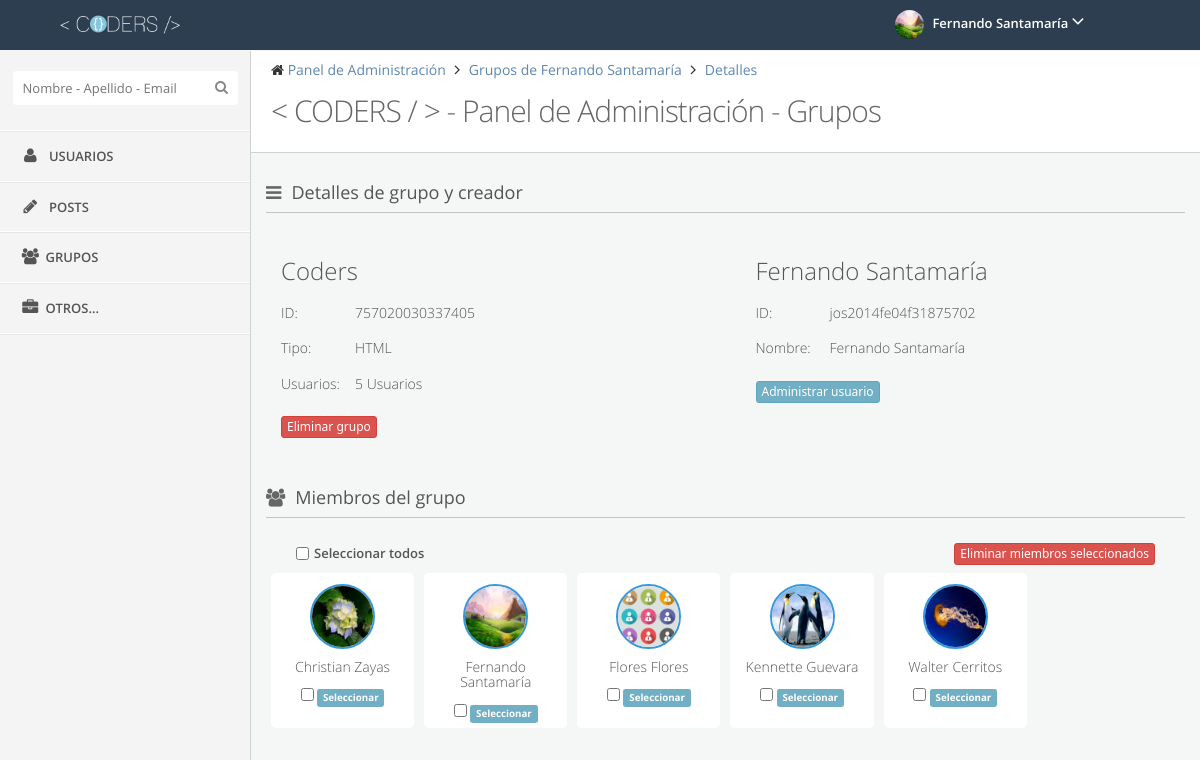
The app's page /Coders90/Coders-Es/admin/groups/groupsActions.php?groupIdf=757020030337405 (signed in) with its own data.
### tables this page shows
CREATE TABLE IF NOT EXISTS `groups` (
  `GroupID` varchar(15) NOT NULL,
  `Name` varchar(50) NOT NULL,
  `Content` varchar(25) NOT NULL,
  `UserID` varchar(20) NOT NULL,
  `Date` date NOT NULL,
  `Color` varchar(6) NOT NULL,
  PRIMARY KEY (`GroupID`),
  UNIQUE KEY `GroupID_UNIQUE` (`GroupID`),
  KEY `fk_group_users1_idx` (`UserID`)
);

CREATE TABLE IF NOT EXISTS `users` (
  `UserID` varchar(20) NOT NULL,
  `Name` varchar(15) NOT NULL,
  `LastName` varchar(15) NOT NULL,
  `Email` varchar(50) NOT NULL,
  `Pass` varchar(255) NOT NULL,
  `BirthDate` date NOT NULL,
  `Track` tinyint(1) NOT NULL,
  `Admin` tinyint(1) NOT NULL,
  `Block` tinyint(1) NOT NULL,
  PRIMARY KEY (`UserID`),
  UNIQUE KEY `UserID_UNIQUE` (`UserID`)
);

CREATE TABLE IF NOT EXISTS `user_group` (
  `User_groupID` int(11) NOT NULL AUTO_INCREMENT,
  `UserID` varchar(20) NOT NULL,
  `GroupID` varchar(15) NOT NULL,
  PRIMARY KEY (`User_groupID`),
  UNIQUE KEY `User_groupID_UNIQUE` (`User_groupID`),
  KEY `fk_user_group_users1_idx` (`UserID`),
  KEY `fk_user_group_group1_idx` (`GroupID`)
);

### Coders90/Coders-Es/SQLFunc.php (called while the page is built, shortened)
<?php
function usersGroupAdmin($id){
	include("../../BDD.php");
	$query="SELECT * FROM user_group WHERE GroupID='".$id.	"'";
	$result=mysql_query($query,$dbconn);
	$totalUser=mysql_num_rows($result);
	if ($totalUser==1) {
		$totalUser = "1 Usuario";
	} else {
		$totalUser = $totalUser." Usuarios";
	}
	return $totalUser;
}
?>

### Coders90/Coders-Es/admin/groups/groupsActions.php (the view, shortened to what this page needs)
<?php
	include("../../BDD.php");
	$query="SELECT groups.*, users.Name, users.LastName FROM groups INNER JOIN users ON users.UserID = groups.UserID WHERE groups.GroupID='".$_GET['groupIdf']."' LIMIT 1";
	$result=mysql_query($query,$dbconn);
	while ($row=mysql_fetch_array($result)) {
		$gId=$row[0];
		$gName=$row[1];
		$gContent=$row[2];
		$gCreator=$row[3];
		$uName=$row[6];
		$uLast=$row[7];
	}
	require("../../SQLFunc.php");
?>
﻿<!DOCTYPE html>
<html lang="es">
<head>
	<link rel="stylesheet" type="text/css" href="../../css/style.css" >
	<link rel="stylesheet" type="text/css"  href="../../css/themes/default.css">
	<link rel="stylesheet" type="text/css"  href="../../css/responsive.css" >
	<link href="../../font-awesome/css/font-awesome.min.css" rel="stylesheet">
	<link href='../../css/fonts.css' rel='stylesheet' type='text/css'>
</head>
<body >
<header class="navbar clearfix navbar-fixed-top" id="header">
	<div class="container">
			<div class="navbar-brand">
				<a href="../dashboard/">
					<img src="../../img/logo/logo.png" alt="Coders Logo" class="img-responsive" height="30" width="120">
				</a>
			</div>
			<ul class="nav navbar-nav pull-right">
				<li class="dropdown user" id="header-user">
					<a href="#" class="dropdown-toggle" data-toggle="dropdown">
						<img alt="" src="../../img/avatars/<?php echo $_SESSION["UserID"];?>.jpg" onerror="this.src="../../img/avatars/default.jpg""/>
						<span class="username"><?php echo $_SESSION["UserName"]." ".$_SESSION["UserLast"];?></span>
						<i class="fa fa-angle-down"></i>
					</a>
				</li>
			</ul>
	</div>
</header>
<section id="page">
	<div id="sidebar" class="sidebar sidebar-fixed">
		<div class="sidebar-menu nav-collapse">
			<div class="divide-20"></div>
			<div id="search-bar">
				<input type="text" id="searchbar" class="search" autocomplete="off" placeholder="Nombre - Apellido - Email"><i class="fa fa-search search-icon"></i>
			</div>
			<ul>
				<li>
					<a href="../users/">
						<i class="fa fa-user fa-fw"></i> <span class="menu-text">Usuarios</span>
					</a>
				</li>
				<li>
					<a href="../post/">
						<i class="fa fa-pencil fa-fw"></i> <span class="menu-text">Posts</span>
					</a>
				</li>
				<li>
					<a href="#">
						<i class="fa fa-users fa-fw"></i><span class="menu-text">Grupos</span>
					</a>
				</li>
				<li>
					<a href="#">
						<i class="fa fa-briefcase fa-fw"></i><span class="menu-text">Otros...
						</span>
					</a>
				</li>
			</ul>
		</div>
	</div>
	<div id="main-content">
		<div class="row">
			<div class="container pull-left">
				<div id="content" class="col-lg-12">
					<div class="row">
						<div class="col-sm-12">
							<div class="page-header">
								<ul class="breadcrumb">
									<li>
										<i class="fa fa-home"></i>
										<a href="../dashboard/">Panel de Administración</a>
									</li>
									<li>
										<a href="../groups/actions.php?user=<?php echo $gCreator;?>">Grupos de <?php echo $uName." ".$uLast;?></a>
									</li>
									<li>
										<a href="#">Detalles</a>
									</li>
								</ul>
								<div class="clearfix">
									<h3 class="content-title pull-left">
										<span><</span>
										<span>CODERS</span>
										<span>/</span>
										<span>></span>
										 - Panel de Administración - Grupos
									</h3>
								</div>
								<div class="divide-20"></div>
							</div>
						</div>
					</div>
					<div class="row">
						<div class="col-xs-12 col-md-12">
							<div class="box">
						    	<div class="box-title small">
									<h4><i class="fa fa-bars"></i>Detalles de grupo y creador</h4>
								</div>
							</div>
						</div>
						<div class="col-xs-12 col-md-6" >
							<div class="col-xs-12 col-md-12" >
								<strong><h3><?php echo $gName;?></h3></strong>
							</div>
							<div class="col-xs-12 col-md-2">
								<strong><h5>ID:</h5></strong>
							</div>
							<div class="col-xs-12 col-md-10" >
								<strong><h5><?php echo $gId;?></h5></strong>
							</div>
							<div class="col-xs-12 col-md-2">
								<strong><h5>Tipo:</h5></strong>
							</div>
							<div class="col-xs-12 col-md-10" >
								<strong><h5><?php echo $gContent;?></h5></strong>
							</div>
							<div class="col-xs-12 col-md-2">
								<strong><h5><U></U>Usuarios:</h5></strong>
							</div>
							<div class="col-xs-12 col-md-10" >
								<strong><h5><?php echo usersGroupAdmin($_GET['groupIdf']);?></h5></strong>
							</div>
							<div class="divide-15"></div>
							<div class="col-xs-12 col-md-12" >
								<button class="btn btn-danger btn-xs ">Eliminar grupo</button>
							</div>
						</div>
						<div class="col-xs-12 col-md-6" >
							<div class="col-xs-12 col-md-12" >
								<strong><h3><?php echo $uName." ".$uLast;?></h3></strong>
							</div>
							<div class="col-xs-12 col-md-2" >
								<strong><h5>ID:</h5></strong>
							</div>
							<div class="col-xs-12 col-md-10" >
								<strong><h5><?php echo $gCreator;?></h5></strong>
							</div>
							<div class="col-xs-12 col-md-2" >
								<strong><h5>Nombre:</h5></strong>
							</div>
							<div class="col-xs-12 col-md-10" >
								<strong><h5><?php echo $uName." ".$uLast;?></h5></strong>
							</div>
							<div class="divide-15"></div>
							<div class="col-xs-12 col-md-12" >
								<a href="../users/actions.php?user=<?php echo $gCreator;?>"><button class="btn btn-info btn-xs ">Administrar usuario</button></a>
							</div>
						</div>
						<div class="divide-50"></div>
						<div class="col-xs-12 col-md-12">
							<div class="box">
						    	<div class="box-title small">
									<h4><i class="fa fa-group"></i>Miembros del grupo</h4>
								</div>
							</div>
							<form action="groupsActions.php?groupIdf=<?php echo $_GET['groupIdf']?>" method="POST">
								<div class="col-md-12 col-xs-12">
									<div class="col-xs-6 col-md-3">
										<input type='checkbox' id='selMembers' name="selMembers" class="pull-left"><label for="selMembers" class="labelMargin">Seleccionar todos</label>
									</div>
									<div class="col-xs-6 col-md-9">
										<input type='submit' name="delMembers" class="btn btn-danger btn-xs pull-right" value="Eliminar miembros seleccionados">
									</div>
								</div>
								<?php
								$query="SELECT user_group.UserID, users.Name, users.LastName FROM user_group INNER JOIN users ON users.UserID=user_group.UserID WHERE user_group.GroupID='".$_GET['groupIdf']."' ORDER BY Name ASC";
								$result=mysql_query($query,$dbconn);
								$index=0;
								while ($row=mysql_fetch_array($result)) {
									echo "<div class='col-md-3 col-xs-6 col-lg-2 user-container'>
											<a href='../profile/?user=".$row[0]."' class='styleLess'><img class='member-img' alt='' src='../../img/avatars/".$row[0].".jpg' onerror=\"this.src='../../img/avatars/default.jpg'\"/>
											<h5>".$row[1]." ".$row[2]."</h5></a>
											<input type='checkbox' id='".$index."' value='".$row[0]."' name='members[]'> <label for='".$index."' class='label label-info'> Seleccionar</label>
										</div>";
									$index++;
								}
								?>
							</form>
						</div>
					</div>
				</div>
			</div>
		</div>
	</div>
</section>
</body>
</html>

### Coders90/Coders-Es/css/themes/default.css (style rules this page uses)
#page { background: none repeat scroll 0 0 #f4f4f4; }
.navbar { background: none repeat scroll 0 0 #2C3E50; border: none; border-radius: 0; margin: 0; }
.navbar .navbar-brand { float: left; font-size: 18px; line-height: 20px; padding: 15px; width: 250px; }
.navbar .navbar-brand img { position: absolute; max-width: 60%; height: 30px; width: 120px; top:10px; left: 60px; }
.navbar .dropdown-toggle { color: #FFFFFF; }
.navbar .dropdown-toggle i { color: #FFFFFF; font-size: 20px; }
.navbar .dropdown-toggle .username { font-weight: 600; }
.navbar .nav.navbar-nav.pull-right { min-width: 300px; }
.dropdown.user a.dropdown-toggle { padding: 10px 10px 11px; }
.dropdown.user img { margin-right: 5px; border-radius: 99px; height: 29px; width: 29px; }
#sidebar { background: none repeat scroll 0 0 #f4f4f4; padding: 0 !important; width: 250px; position: absolute; border-bottom: 1px solid #e7e7e7; }
.sidebar-fixed { position: fixed !important; }
#sidebar * { text-overflow: ellipsis; }
.sidebar-menu > ul { list-style: none; margin: 0; padding: 0; margin-top: 15px; border-bottom: 1px solid #FFFFFF !important; border-top: 1px solid #FFFFFF !important; }
.sidebar-menu > ul > li { display: block; margin: 0; padding: 0; border: 0px; }
.sidebar-menu > ul > li > a { display: block; position: relative; margin: 0; border: 0 none; padding: 15px 15px 15px 20px; text-decoration: none; font-size: 13px; font-weight: 600; text-transform: uppercase; }
.sidebar-menu > ul > li a i { color: #555555; font-size: 16px; margin-right: 5px; }
.sidebar-menu > ul > li > a { border-bottom: 1px solid #ffffff !important; border-top: 1px solid #e7e7e7 !important; color: #555555 !important; }
.sidebar-menu > ul > li:last-child > a { border-bottom: 1px solid transparent !important; }
.sidebar-menu > ul > li a i { color: #555555; }
.sidebar-menu #search-bar { display: block; text-align: center; }
.sidebar-menu #search-bar .search { background: none repeat scroll 0 0 #ffffff; border: 0 none; border-radius: 4px; color: #555555; padding: 8px 10px; width: 90%; margin: 0 auto 10px; padding-right: 30px !important; }
.sidebar-menu #search-bar .search-icon { display: block; font-size: 14px; line-height: 1; position: absolute; right: 22px; top: 29px; color: #888888; }

### records on screen
groups: UserID.Name "Fernando", UserID.LastName "Santamaría", Name "Coders", GroupID "757020030337405", Content "HTML", UserID "jos2014fe04f31875702"
user_group: UserID (picture), UserID.Name "Christian", UserID.LastName "Zayas"
user_group: UserID (picture), UserID.Name "Fernando", UserID.LastName "Santamaría"
user_group: UserID (picture), UserID.Name "Flores", UserID.LastName "Flores"
user_group: UserID (picture), UserID.Name "Kennette", UserID.LastName "Guevara"
user_group: UserID (picture), UserID.Name "Walter", UserID.LastName "Cerritos"

### other values on screen
$_SESSION["UserName"] "Fernando"
$_SESSION["UserLast"] "Santamaría"
usersGroupAdmin($_GET['groupIdf']) "5 Usuarios"
